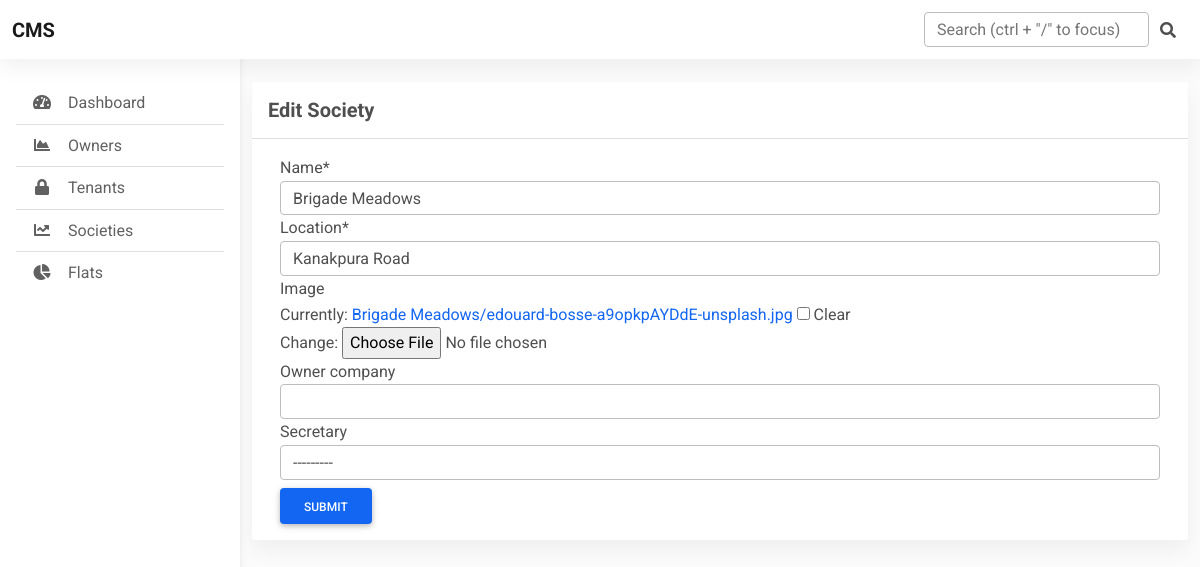
The app's page /dashboard/society/edit/1, older data.
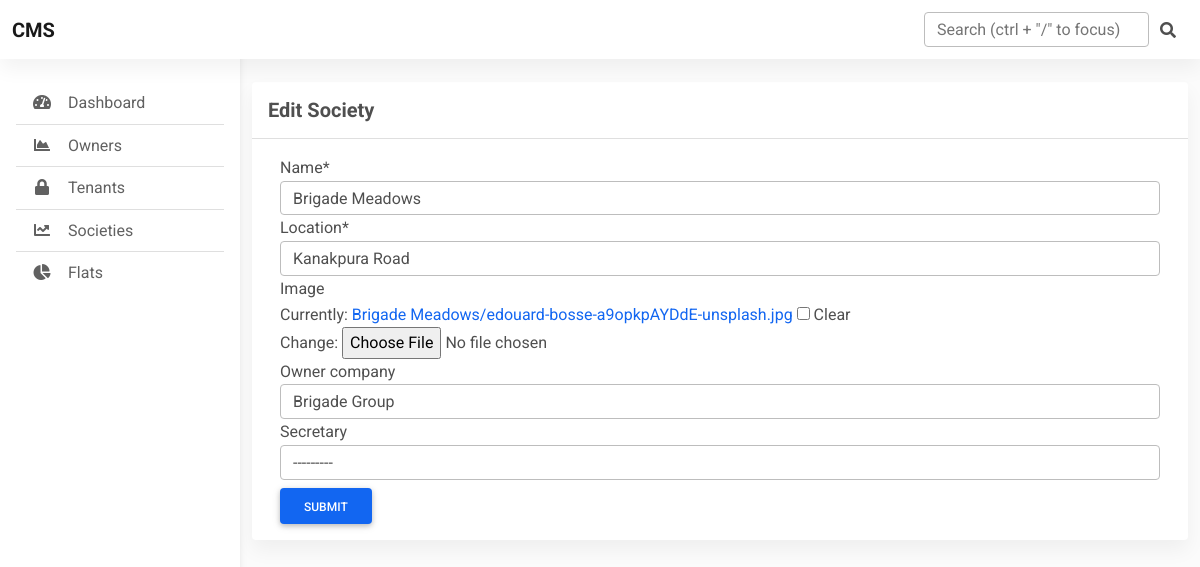
The same page, newer data.
### society/models.py (models this page shows, shortened)
class Society(models.Model):
    name = models.CharField(max_length=20)
    location = models.CharField(max_length=20)
    image = models.ImageField(upload_to=society_image_upload_path, null=True, blank=True)
    owner_company = models.CharField(max_length=20, null=True , blank=True)
    secretary = models.ForeignKey('accounts.CustomUser', on_delete=models.SET_NULL, null=True, blank=True)
    created_at = models.DateTimeField(auto_now_add=True)
    updated_at = models.DateTimeField(auto_now=True)
    class Meta:
        verbose_name_plural = 'Societies'

### dashboard/views.py (the view)
# urls.py: path('society/edit/<int:id>', views.edit_society, name='edit-society'),
def edit_society(request, id):
    society = Society.objects.get(id=id)
    if request.method == 'GET':
        form = SocietyForm(instance=society)
        return render(request, 'dashboard/edit-society-form.html', context={'form':form, 'society':society})
    else:
        form = SocietyForm(request.POST, instance=society)
        if form.is_valid():
            form.save()
            return HttpResponseRedirect(reverse('societies'))
        return render(request, 'dashboard/edit-society-form.html', context={'form':form, 'society':society})

### dashboard/forms.py
class SocietyForm(forms.ModelForm):
    class Meta:
        model = Society
        exclude = ['created_at', 'updated_at']

### dashboard/templates/dashboard/edit-society-form.html (shortened to what this page needs)
{% extends 'dashboard/base.html' %}
{% load static %}
{% load crispy_forms_tags %}
{% block content %}
<section class="mb-4">
    <div class="card">
      <div class="card-header text-left py-3">
        <h5 class="mb-0 text-left">
          <strong>Edit Society</strong>
        </h5>
      </div>
      <div class="card-body">
          <div class="container-sm ">
            <form action="{% url 'edit-society' society.id%}", method="POST">
                  {{form|crispy}}
                  <button type="submit" class="btn btn-primary mt-2">Submit</button>
              </form>
          </div>
      </div>
    </div>
  </section>
{% endblock %}

Row changes from the older to the newer data that the page shows:
changed Society "Brigade Meadows": owner_company (not shown) → "Brigade Group"
